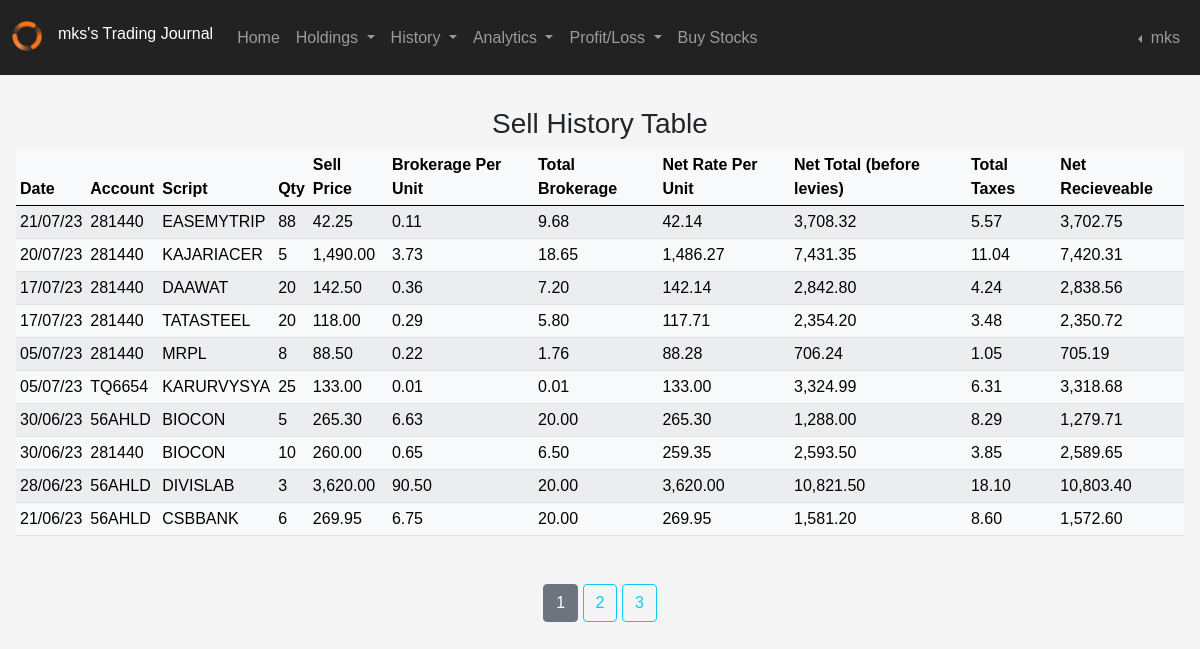
Page /sell_history (signed in) on the committed database.
### applications/models.py (models this page shows, shortened)
class Users(db.Model, UserMixin):
    __tablename__ = "users"
    id = db.Column(db.Integer(), primary_key=True, autoincrement=True, nullable=False)
    date = db.Column(db.DateTime, server_default=db.func.now(), nullable=False)
    username = db.Column(db.String(45), unique=True, nullable=False)
    email = db.Column(db.String(45), unique=True, nullable=False)
    hash_password = db.Column(db.String(60), nullable=False)
    last_logged = db.Column(db.DateTime, server_default=db.func.now(), server_onupdate=db.func.now(), nullable=False)
    script = db.relationship('Transactions', backref='owner_id', lazy=True)
    brokers = db.relationship('Brokers', backref="user_brokers", lazy=True)
    research = db.relationship('Research', backref="user_research", lazy=True)
    funds = db.relationship('Funds', backref="user_funds", lazy=True)
    @property
    def password(self):
        return self.password

class Transactions(db.Model):
    __tablename__ = "transactions"
    id = db.Column(db.Integer(), primary_key=True, autoincrement=True, nullable=False)
    user_id = db.Column(db.Integer(), db.ForeignKey('users.id', ondelete='CASCADE', deferrable=False))
    date = db.Column(db.DateTime, server_default=db.func.now(), nullable=False)
    trade_mode = db.Column(db.String(length=10), comment="Is it Delivery or Intraday" ,nullable=False)
    call = db.Column(db.String(length=10), comment="Buy/Sell", nullable=False)
    script = db.Column(db.String(length=45))
    price = db.Column(db.Float(), nullable=False)
    qty = db.Column(db.Integer(), nullable=False)
    brokerage_per_unit = db.Column(db.Float(), nullable=False)
    total_brokerage = db.Column(db.Float(), nullable=False)
    net_rate_per_unit = db.Column(db.Float(), nullable=False)
    net_total_before_levies = db.Column(db.Float(), nullable=False)
    transaction_chgs = db.Column(db.Float(), nullable=False)
    dp_chgs = db.Column(db.Float(), nullable=False)
    stt = db.Column(db.Float(), nullable=False)
    sebi_turnover_fees = db.Column(db.Float(), nullable=False)
    stamp_duty = db.Column(db.Float(), nullable=False)
    gst = db.Column(db.Float(), nullable=False)
    total_taxes = db.Column(db.Float(), nullable=False)
    net_total = db.Column(db.Float(), nullable=False)
    broker = db.Column(db.String(length=45))
    trading_code = db.Column(db.String(length=45), nullable=False)
    @property
    def uppercase_convertor(self):
        return self.script

### applications/routers/sell_history_route.py (the view)
@app.route('/sell_history')
@login_required
def sell_history_page():
    from applications.models import Transactions
    try:
        sell_page = request.args.get('page', 1, int)
        stocks_sold = Transactions.query.filter(Transactions.user_id == current_user.id,\
            Transactions.trade_mode == "CNC", Transactions.call == "Sell").order_by(Transactions.date.desc()).paginate(page=sell_page, per_page=10)
    except Exception as e:
        flash(f"Something went wrong while reading the database. error: {e}", category='warning')
        return redirect(url_for('home_page'))
    return render_template('sell_history.html',stocks_sold=stocks_sold)

### applications/models.py (called while the page is built)
@login_manager.user_loader
def load_user(user_id):
    return Users.query.get(int(user_id))

### applications/routers/layout_route.py (called while the page is built)
@app.context_processor
def layout_page():
    acs_form = AutoCompleteSearchForm()
    return dict(acs_form=acs_form)

### applications/templates/sell_history.html (shortened to what this page needs)
{% extends 'layout.html' %}
{% block content %}
<div class="table">
    <div class='text-center'><h3>Sell History Table</h3></div>
    <table class="table table-light table-striped table-sm tableFixHead">
        <thead>
            <tr>
                <th>Date</th>
                <th>Account</th>
                <th>Script</th>
                <th>Qty</th>
                <th>Sell Price</th>
                <th>Brokerage Per Unit</th>
                <th>Total Brokerage</th>
                <th>Net Rate Per Unit</th>
                <th>Net Total (before levies)</th>
                <th>Total Taxes</th>
                <th>Net Recieveable</th>
            </tr>
        </thead>
        <tbody>
            {% for ss in stocks_sold.items %}
                <tr>
                    <td>{{ ss.date.strftime('%d/%m/%y') }}</td>
                    <td>{{ ss.trading_code }}</td>
                    {% if '_' in ss.script %}
                        <td>{{ ss.script | replace('_', '&') }}</td>
                    {% else %}
                        <td>{{ ss.script }}</td>
                    {% endif %}
                    <td>{{ ss.qty |abs }}</td>
                    <td>{{ format_price(ss.price)}}</td>
                    <td>{{ format_price(ss.brokerage_per_unit) }}</td>
                    <td>{{ format_price(ss.total_brokerage) }}</td>
                    <td>{{ format_price(ss.net_rate_per_unit)}}</td>
                    <td>{{ format_price(ss.net_total_before_levies) }}</td>
                    <td>{{ format_price(ss.total_taxes) }}</td>
                    <td>{{ format_price(ss.net_total |abs)}}</td>
                </tr>
            {% endfor %}
        </tbody>
    </table>
</div>
<div class="text-center paginated">
    {% for sell_page_num in stocks_sold.iter_pages(left_edge=1, right_edge=1, left_current=1, right_current=2) %}
        {% if sell_page_num %}
            {% if stocks_sold.page == sell_page_num %}
                <a class="btn btn-secondary mb-4" id="btn-current" href="{{ url_for('sell_history_page', page=sell_page_num) }}">{{ sell_page_num }}</a>
            {% else %}
                <a class="btn btn-outline-info mb-4" href="{{ url_for('sell_history_page', page=sell_page_num) }}">{{ sell_page_num }}</a>
            {% endif %}
        {% else %}
            ...
        {% endif %}
    {% endfor %}
</div>
{% endblock content %}
{%- macro format_price(price, thousand_separator=',', decimal_separator='.', decimal_places=2) -%}
{%- set price_as_string = price | string -%}
{%- set price_split = price_as_string.split('.') -%}
{%- set price_integer = price_split[0] -%}
{%- if price_split | count > 1 -%}
{%- set price_fraction = price_split[1] -%}
{%- if price_fraction | length < decimal_places -%}
{%- set price_fraction = price_fraction.ljust(decimal_places, '0') -%}
{%- else -%}
{%- set price_fraction = price_fraction[:decimal_places] -%}
{%- endif -%}
{%- else -%}
{%- set price_fraction = '' -%}
{%- endif -%}
{%- set formatted_price_integer = price_integer | reverse | batch(3) | map('join', '') | join(thousand_separator) | reverse -%}
{%- if price_fraction != '' -%}
{%- set formatted_price = formatted_price_integer ~ decimal_separator ~ price_fraction -%}
{%- else -%}
{%- set formatted_price = formatted_price_integer-%}
{%- endif -%}
{{- formatted_price -}} {%- endmacro -%}

### applications/templates/layout.html (shortened to what this page needs)
<!doctype html>
<html lang="en">
  <head>
    <link href="https://cdn.jsdelivr.net/npm/bootstrap@5.0.2/dist/css/bootstrap.min.css" rel="stylesheet">
    <link href="{{ url_for('static', filename='style.css')}}" rel="stylesheet" type="text/css">
  </head>
  <body>
    <nav class="navbar sticky-top navbar-expand-sm navbar-dark">
        <div class="container-fluid">
          {% if current_user.is_authenticated %}
          <div class="collapse navbar-collapse" id="navbarSupportedContent">
            <div class="logo_nav">
              <img class='mb-1' src="{{ url_for('static', filename='images/nav_dark_logo.png') }}" height=30 width=30 alt="Website Logo">
              <h6 class="title">{{current_user.username}}'s Trading Journal</h6>
            </div>
            <ul class="navbar-nav me-auto mb-2 mb-lg-0">
              <li class="nav-item">
                <a class="nav-link" href="{{ url_for('home_page') }}">Home</a>
              </li>
                <li class="nav-item dropdown">
                  <a class="nav-link dropdown-toggle" href="#" id="navbarDropdown" role="button" data-bs-toggle="dropdown" aria-expanded="false mx-50">
                    Holdings
                  </a>
                </li>
              <li class="nav-item dropdown">
                <a class="nav-link dropdown-toggle" href="#" id="navbarDropdown" role="button" data-bs-toggle="dropdown" aria-expanded="false mx-50">
                  History
                </a>
              </li>
              <li class="nav-item dropdown">
                <a class="nav-link dropdown-toggle" href="#" id="navbarDropdown" role="button" data-bs-toggle="dropdown" aria-expanded="false mx-50">
                  Analytics
                </a>
              </li>
              <li class="nav-item dropdown">
                <a class="nav-link dropdown-toggle" href="#" id="navbarDropdown" role="button" data-bs-toggle="dropdown" aria-expanded="false mx-50">
                  Profit/Loss
                </a>
              </li>
              <li class="nav-item">
                <a class="nav-link" href="{{ url_for('buy_page') }}">Buy Stocks</a>
              </li>
            </ul>
              <div class="d-flex navbar-nav">
                <li class="nav-item dropdown dropstart">
                  <a class="nav-link dropdown-toggle" href="#" id="navbarDropdown" role="button" data-bs-toggle="dropdown" aria-expanded="false mx-50">
                    {{ current_user.username }}
                  </a>
                </li>
              </div>
            {% endif %}
          </div>
        </div>
    </nav>
    <div class="row">
      <div class="col-4"></div>
      <div class="col-4"></div>
    </div>
    {% block content %}
    {% endblock content %}
  </body>
</html>

### applications/static/style.css (style rules this page uses)
body { background-color: whitesmoke; font-family: sans-serif; }
h6.title, div.user_settings, div.table { padding-left: 1rem; padding-right: 1rem; padding-top: 1rem; padding-bottom: 1rem; }
nav { background-color: #222222; color: white; }
.logo_nav { display: flex; align-items: center; }

### rows in the picture
Users: username "mks"
Transactions: date "21/07/23", trading_code "281440", script "EASEMYTRIP", qty|abs "88", price "42.25 0.11 9.68 42.14 3,708.32 5.57 3,702.75"
Transactions: date "20/07/23", trading_code "281440", script "KAJARIACER", qty|abs "5", price "1,490.00 3.73 18.65 1,486.27 7,431.35 11.04 7,420.31"
Transactions: date "17/07/23", trading_code "281440", script "DAAWAT", qty|abs "20", price "142.50 0.36 7.20 142.14 2,842.80 4.24 2,838.56"
Transactions: date "17/07/23", trading_code "281440", script "TATASTEEL", qty|abs "20", price "118.00 0.29 5.80 117.71 2,354.20 3.48 2,350.72"
Transactions: date "05/07/23", trading_code "281440", script "MRPL", qty|abs "8", price "88.50 0.22 1.76 88.28 706.24 1.05 705.19"
Transactions: date "05/07/23", trading_code "TQ6654", script "KARURVYSYA", qty|abs "25", formatted_price "133.00 0.01 0.01 133.00 3,324.99 6.31 3,318.68"
Transactions: date "30/06/23", trading_code "56AHLD", script "BIOCON", qty|abs "5", formatted_price "265.30 6.63 20.00 265.30 1,288.00 8.29 1,279.71"
Transactions: date "30/06/23", trading_code "281440", script "BIOCON", qty|abs "10", price "260.00 0.65 6.50 259.35 2,593.50 3.85 2,589.65"
Transactions: date "28/06/23", trading_code "56AHLD", script "DIVISLAB", qty|abs "3", formatted_price "3,620.00 90.50 20.00 3,620.00 10,821.50 18.10 10,803.40"
Transactions: date "21/06/23", trading_code "56AHLD", script "CSBBANK", qty|abs "6", formatted_price "269.95 6.75 20.00 269.95 1,581.20 8.60 1,572.60"

### other values in the picture
{{ sell_page_num }} "1"
{{ sell_page_num }} "2" "3"
